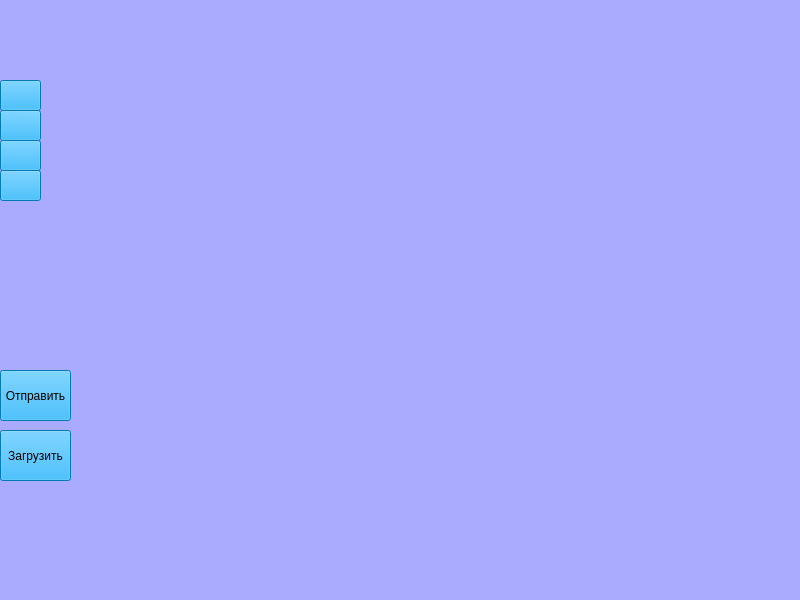
<?xml version="1.0" encoding="UTF-8"?>
<ui version="4.0">
 <class>interface_admin</class>
 <widget class="QMainWindow" name="interface_admin">
  <property name="geometry">
   <rect>
    <x>0</x>
    <y>0</y>
    <width>800</width>
    <height>600</height>
   </rect>
  </property>
  <property name="minimumSize">
   <size>
    <width>800</width>
    <height>600</height>
   </size>
  </property>
  <property name="windowTitle">
   <string>Project</string>
  </property>
  <property name="styleSheet">
   <string notr="true">background-color: rgb(170, 170, 255);</string>
  </property>
  <widget class="QWidget" name="centralwidget">
   <widget class="QPushButton" name="add_computer_btn">
    <property name="geometry">
     <rect>
      <x>0</x>
      <y>80</y>
      <width>41</width>
      <height>31</height>
     </rect>
    </property>
    <property name="styleSheet">
     <string notr="true">background-color: rgb(0, 170, 255);</string>
    </property>
    <property name="text">
     <string/>
    </property>
    <property name="icon">
     <iconset>
      <normaloff>../../Models/Computer.png</normaloff>../../Models/Computer.png</iconset>
    </property>
    <property name="iconSize">
     <size>
      <width>32</width>
      <height>32</height>
     </size>
    </property>
   </widget>
   <widget class="QPushButton" name="send_btn">
    <property name="geometry">
     <rect>
      <x>0</x>
      <y>370</y>
      <width>71</width>
      <height>51</height>
     </rect>
    </property>
    <property name="styleSheet">
     <string notr="true">background-color: rgb(0, 170, 255);</string>
    </property>
    <property name="text">
     <string>Отправить</string>
    </property>
   </widget>
   <widget class="QPushButton" name="download_btn">
    <property name="geometry">
     <rect>
      <x>0</x>
      <y>430</y>
      <width>71</width>
      <height>51</height>
     </rect>
    </property>
    <property name="styleSheet">
     <string notr="true">background-color: rgb(0, 170, 255);</string>
    </property>
    <property name="text">
     <string>Загрузить</string>
    </property>
   </widget>
   <widget class="QPushButton" name="add_router_btn">
    <property name="geometry">
     <rect>
      <x>0</x>
      <y>110</y>
      <width>41</width>
      <height>31</height>
     </rect>
    </property>
    <property name="styleSheet">
     <string notr="true">background-color: rgb(0, 170, 255);</string>
    </property>
    <property name="text">
     <string/>
    </property>
    <property name="icon">
     <iconset>
      <normaloff>../../Models/Router.png</normaloff>../../Models/Router.png</iconset>
    </property>
    <property name="iconSize">
     <size>
      <width>32</width>
      <height>32</height>
     </size>
    </property>
   </widget>
   <widget class="QPushButton" name="add_commutator_btn">
    <property name="geometry">
     <rect>
      <x>0</x>
      <y>140</y>
      <width>41</width>
      <height>31</height>
     </rect>
    </property>
    <property name="styleSheet">
     <string notr="true">background-color: rgb(0, 170, 255);</string>
    </property>
    <property name="text">
     <string/>
    </property>
    <property name="icon">
     <iconset>
      <normaloff>../../Models/Commutator.png</normaloff>../../Models/Commutator.png</iconset>
    </property>
    <property name="iconSize">
     <size>
      <width>32</width>
      <height>32</height>
     </size>
    </property>
   </widget>
   <widget class="QPushButton" name="add_arc_btn">
    <property name="geometry">
     <rect>
      <x>0</x>
      <y>170</y>
      <width>41</width>
      <height>31</height>
     </rect>
    </property>
    <property name="styleSheet">
     <string notr="true">background-color: rgb(0, 170, 255);</string>
    </property>
    <property name="text">
     <string/>
    </property>
    <property name="icon">
     <iconset>
      <normaloff>../../Models/Arc.png</normaloff>../../Models/Arc.png</iconset>
    </property>
    <property name="iconSize">
     <size>
      <width>32</width>
      <height>32</height>
     </size>
    </property>
   </widget>
  </widget>
  <widget class="QMenuBar" name="menubar">
   <property name="geometry">
    <rect>
     <x>0</x>
     <y>0</y>
     <width>800</width>
     <height>21</height>
    </rect>
   </property>
  </widget>
  <widget class="QStatusBar" name="statusbar"/>
 </widget>
 <resources/>
 <connections/>
</ui>
